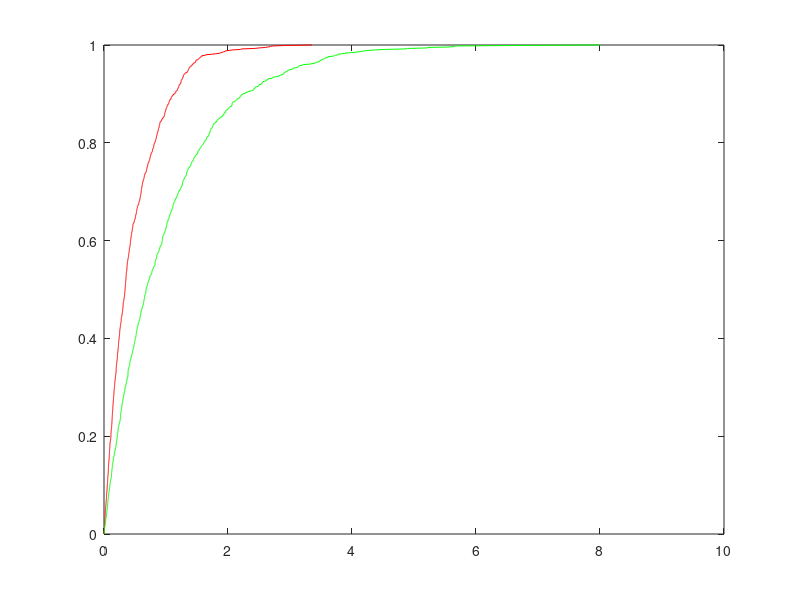

This figure's MATLAB source:
hold off
alpha = 1;
n=1000;
x=[];
c=2^alpha * exp(1-alpha) *(1-alpha)^(1-alpha);
while length(x)<n
    length(x);
    u=rand();
    y=exprnd(1);
    if (   (2^alpha)*exp(-y)*y^(alpha-1) >= u*c)
           x=[x y];
    end
end
    [a b]=ecdf(x);
    plot(b,a, 'r')
    hold on
    alpha = 2;
n=1000;
x=[];
c=2^alpha * exp(1-alpha) *(1-alpha)^(1-alpha);
while length(x)<n
    length(x);
    u=rand();
    y=exprnd(1);
    if (   (2^alpha)*exp(-y)*y^(alpha-1) >= u*c)
           x=[x y];
    end
end
    [a b]=ecdf(x);
    plot(b,a, 'g')
